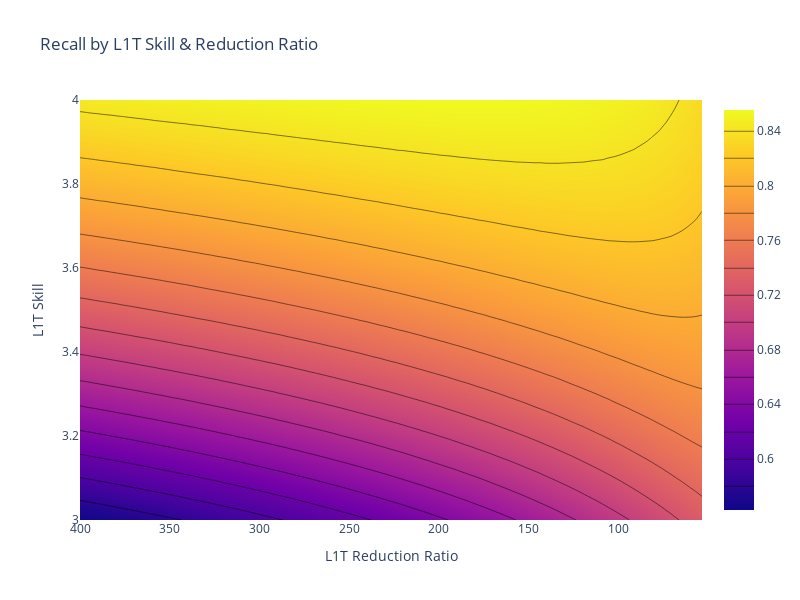

Notebook code for this chart:
### Code cell
fig = go.Figure(data =
    go.Contour(
        z=f1,
        x=l1t_reductions, # horizontal axis
        y=l1t_skills, # vertical axis,
         contours_coloring='heatmap',
    ),
    )
fig.update_layout(width = 800, 
                  height = 600,
                  xaxis_title = "L1T Reduction Ratio",
                  yaxis_title = "L1T Skill",
                  title = "Recall by L1T Skill & Reduction Ratio")
fig.update_xaxes(autorange="reversed")
fig.show()

### Figure 1 — Plotly figure (JSON) as saved in the notebook; plotly's stock layout.template omitted (floating-point values rounded to 4 significant figures; data arrays with more than 128 entries replaced by an {"elided": "..."} marker saying what was removed)
{"data": [{"contours": {"coloring": "heatmap"}, "type": "contour", "x": [400, 396.5, 393.1, 389.6, 386.1, 382.7, 379.2, 375.7, 372.3, 368.8, 365.3, 361.9, 358.4, 354.9, 351.5, 348.0, 344.5, 341.1, 337.6, 334.1, 330.7, 327.2, 323.7, 320.3, 316.8, 313.3, 309.9, 306.4, 302.9, 299.5, 296.0, 292.5, 289.1, 285.6, 282.1, 278.7, 275.2, 271.7, 268.3, 264.8, 261.3, 257.9, 254.4, 250.9, 247.5, 244.0, 240.5, 237.1, 233.6, 230.1, 226.7, 223.2, 219.7, 216.2, 212.8, 209.3, 205.8, 202.4, 198.9, 195.4, 192.0, 188.5, 185.0, 181.6, 178.1, 174.6, 171.2, 167.7, 164.2, 160.8, 157.3, 153.8, 150.4, 146.9, 143.4, 140.0, 136.5, 133.0, 129.6, 126.1, 122.6, 119.2, 115.7, 112.2, 108.8, 105.3, 101.8, 98.37, 94.9, 91.44, 87.97, 84.5, 81.04, 77.57, 74.1, 70.63, 67.17, 63.7, 60.23, 56.77, 53.3], "y": [3, 3.01, 3.02, 3.03, 3.04, 3.05, 3.06, 3.07, 3.08, 3.09, 3.1, 3.11, 3.12, 3.13, 3.14, 3.15, 3.16, 3.17, 3.18, 3.19, 3.2, 3.21, 3.22, 3.23, 3.24, 3.25, 3.26, 3.27, 3.28, 3.29, 3.3, 3.31, 3.32, 3.33, 3.34, 3.35, 3.36, 3.37, 3.38, 3.39, 3.4, 3.41, 3.42, 3.43, 3.44, 3.45, 3.46, 3.47, 3.48, 3.49, 3.5, 3.51, 3.52, 3.53, 3.54, 3.55, 3.56, 3.57, 3.58, 3.59, 3.6, 3.61, 3.62, 3.63, 3.64, 3.65, 3.66, 3.67, 3.68, 3.69, 3.7, 3.71, 3.72, 3.73, 3.74, 3.75, 3.76, 3.77, 3.78, 3.79, 3.8, 3.81, 3.82, 3.83, 3.84, 3.85, 3.86, 3.87, 3.88, 3.89, 3.9, 3.91, 3.92, 3.93, 3.94, 3.95, 3.96, 3.97, 3.98, 3.99, 4], "z": {"elided": "101x101 float values"}}], "layout": {"height": 600, "title": {"text": "Recall by L1T Skill & Reduction Ratio"}, "width": 800, "xaxis": {"autorange": "reversed", "title": {"text": "L1T Reduction Ratio"}}, "yaxis": {"title": {"text": "L1T Skill"}}}}
